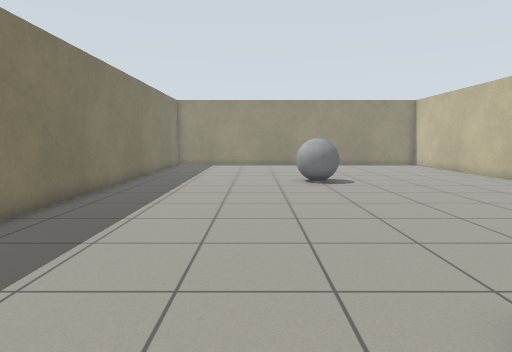
[1] (above)

13 first-person views from a walk through a world built for the Gazebo simulator. The camera is 0.94 m above the floor, tilts 6° down and sees 75° across. The floor is counted in squares, 0.5 m on a side. Each view is taken from the middle of a square. On the plan, view 1 faces up. The plan holds only what a view shows up to about 17 squares ahead; the rest is blank.

[2]
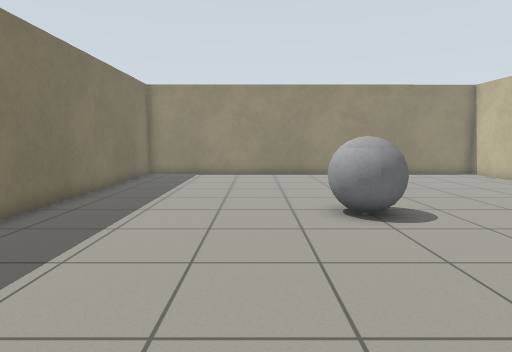

[3]
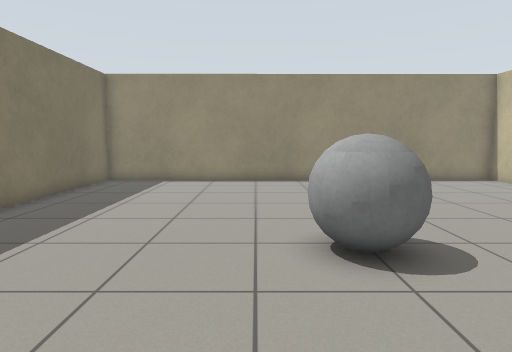

[4]
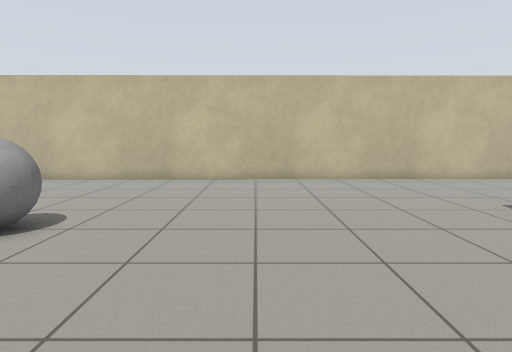

[5]
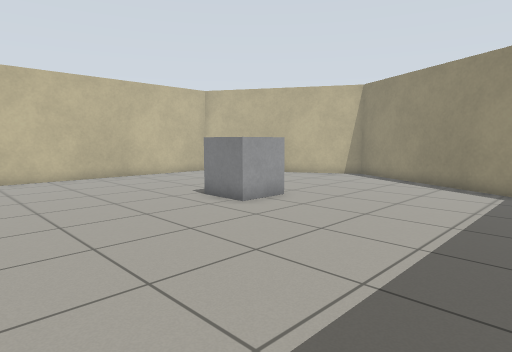

[6]
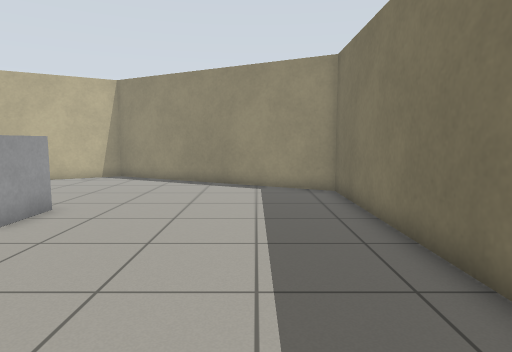

[7]
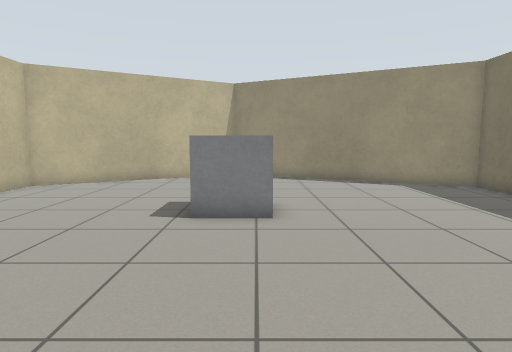

[8]
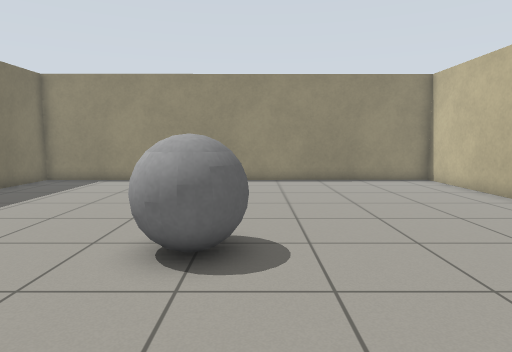

[9]
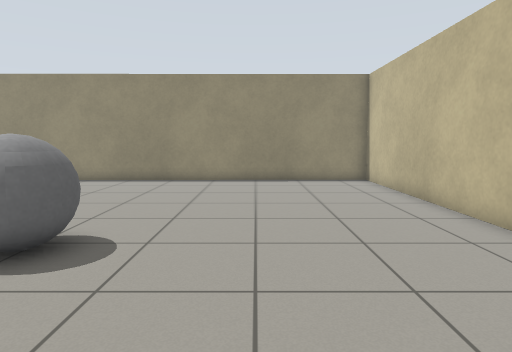

[10]
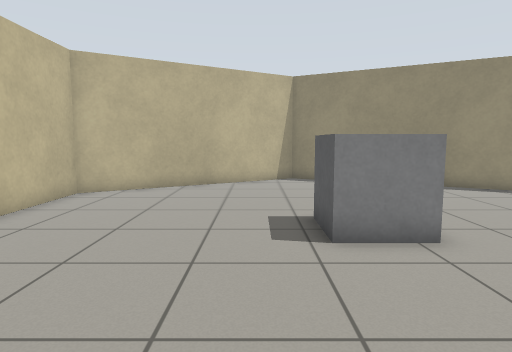

[11]
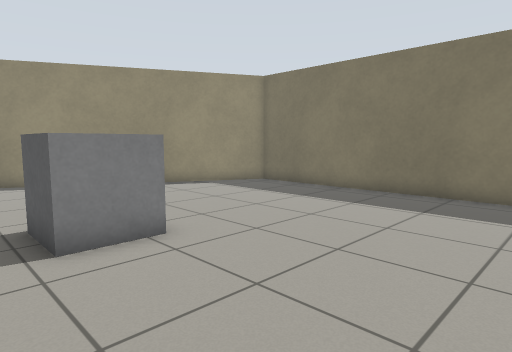

[12]
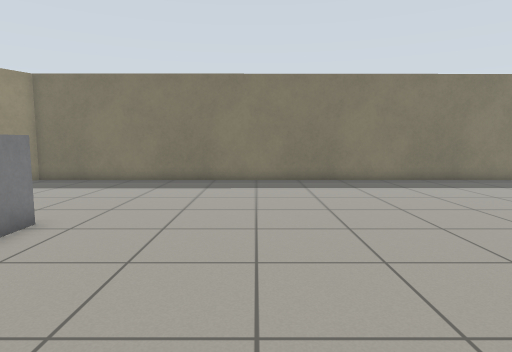

[13]
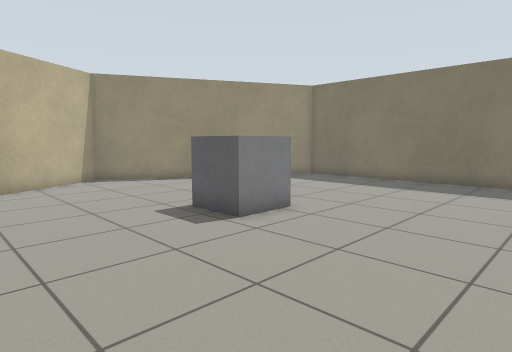

### Floor plan
Points are (right, up) in squares from view 1. A wall is a line through its corners. A room is listed if a view was taken in it or the views show most of it. See-through windows are left out.
Room 1 (views 1, 2, 3, 4, 5, 6, 7, 8, 9, 10, 11, 12, 13)
walls: (4.4, -7.5) (12.4, -2.9) (12.3, 26.1) (-6.1, 26) (-6, -2.5) (3.9, -7.5)
objects: grey ball (2, 15) to (4, 16); grey box (3, 1) to (5, 3)

Where each view was taken, in squares from view 1:
view 1: 0 up, 0 right, facing up
view 2: 7 up, 0 right, facing up
view 3: 10 up, 1 right, facing up
view 4: 10 up, 4 left, facing right
view 5: 10 up, 5 left, facing down-right
view 6: 10 up, 3 left, facing down
view 7: 11 up, 3 right, facing down
view 8: 10 up, 4 right, facing up
view 9: 10 up, 7 right, facing up
view 10: 9 up, 6 right, facing down
view 11: 9 up, 6 right, facing down-left
view 12: 8 up, 10 right, facing left
view 13: 9 up, 10 right, facing down-left
